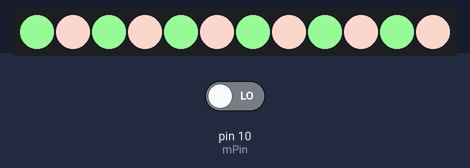
Bench run of a sketch on a simulated Arduino Uno, built with avr-gcc and run on an emulated ATmega328P. Shown: 12 RGB LEDs in strip order, left to right. The test bench sets the inputs (shaded band); at power-on: pin 10 (mPin) LOW. What the sketch prints to the serial monitor is not drawn.

Above: at 1.2 s.
1.3 s: pin 10 (mPin) driven HIGH
At 2.5 s:
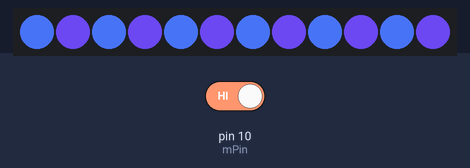
2.8 s: pin 10 (mPin) driven LOW
At 3.6 s:
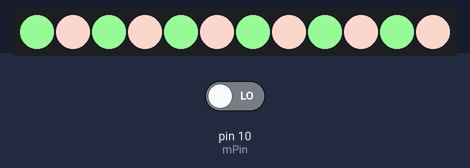
Timing chart, 0 to 5.8 s (numbered marks = the images above; inputs shaded):
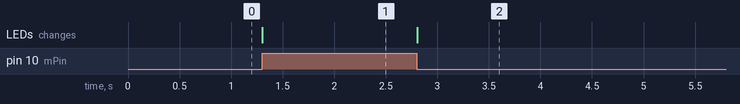

The sketch:

bloomingMask.ino
```cpp
// C++ code
//Blooming Mask Code
#include <Adafruit_NeoPixel.h>
Adafruit_NeoPixel strip(12, 6);

int mPin=10;
int mVal;

float noMotion = 0;
float motion = 1;

void setup()
{
  Serial.begin(9600);
 pinMode(mPin,INPUT);
  strip.begin();
  strip.clear();
  strip.show();
}

void loop()
{
  mVal=digitalRead(mPin);
  Serial.println(mVal);

  if (mVal < motion){
    strip.clear();
  for(int i=0; i<strip.numPixels();i+=2){
    strip.setPixelColor(i,144, 238, 144); //green
  }

  for (int i=1; i<strip.numPixels(); i+=2){
    strip.setPixelColor(i,243, 207, 198); //pink

  }
  strip.show();
  }
  else{
    strip.clear();
   for(int i=0; i<strip.numPixels();i+=2){
    strip.setPixelColor(i,65,105,225); //blue
  }

  for (int i=1; i<strip.numPixels(); i+=2){
    strip.setPixelColor(i,93, 63, 211); //purple

  }
  strip.show();
  }
}
```

Measured:
- after the input at 1.3 s, the LEDs: change at once (image 1)
- after the input at 2.8 s, the LEDs: change at once (image 2)
